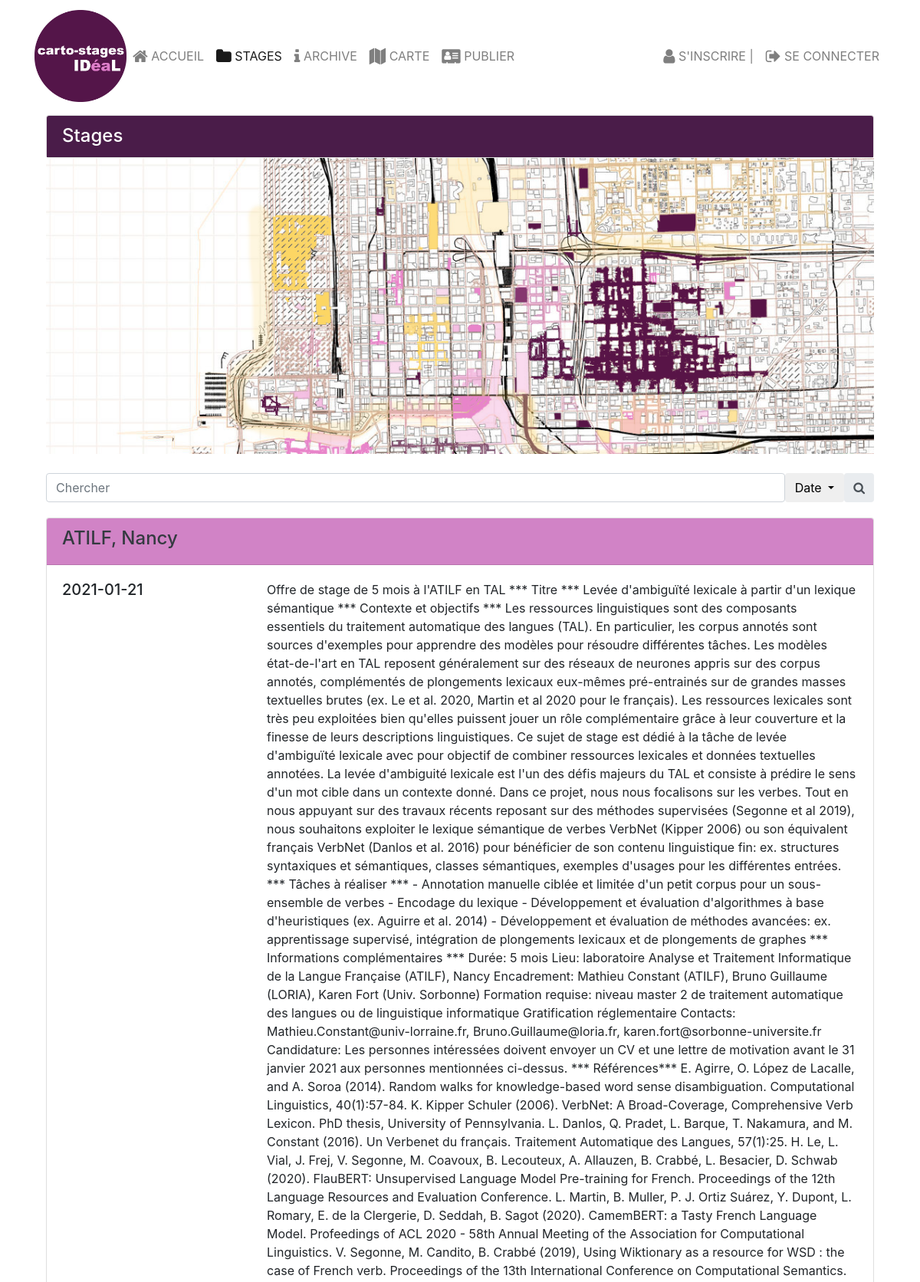
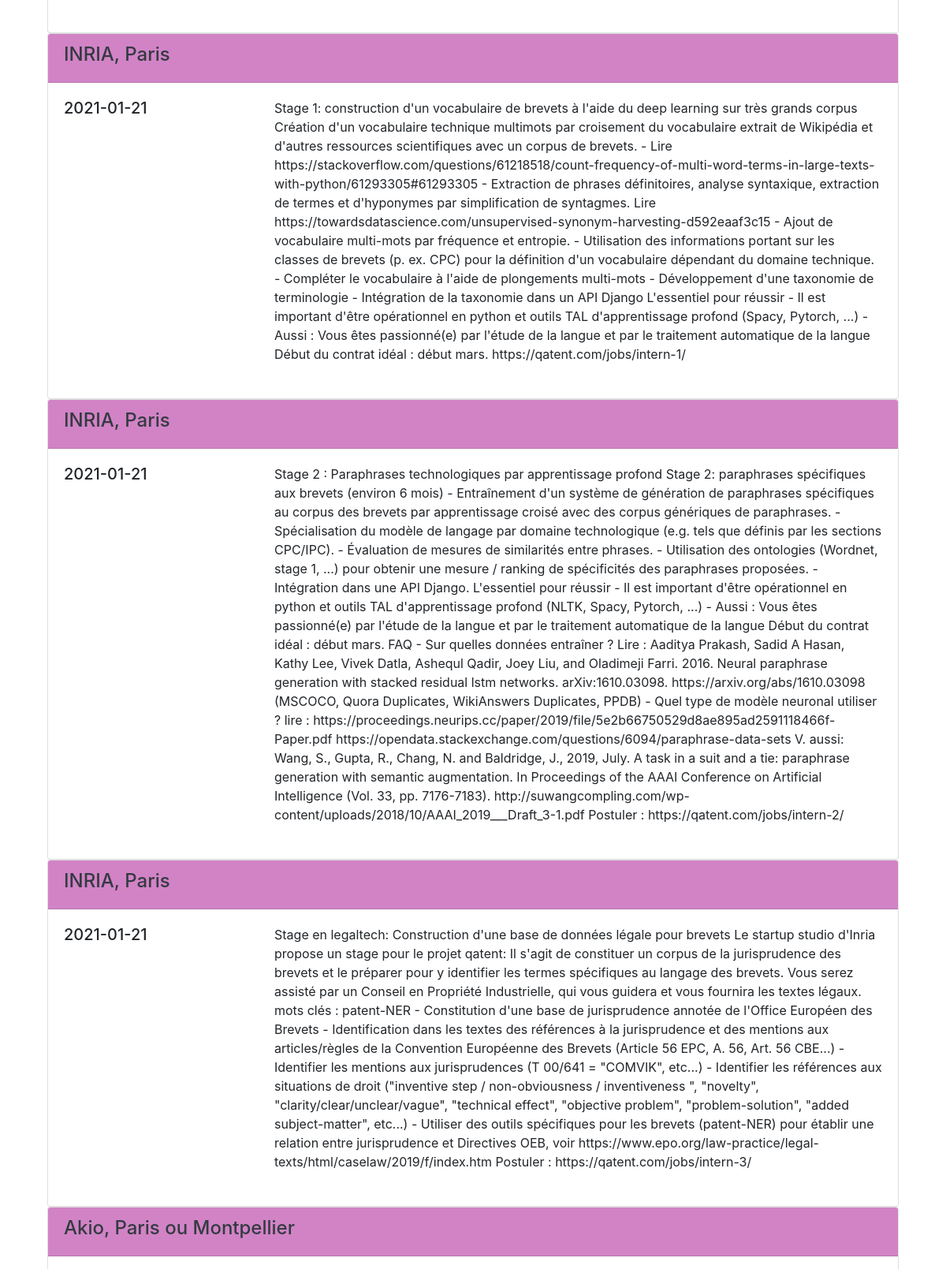
The app's page /cartostages/stages.php (upper part) with its own data (2 pictures, top to bottom).
### tables this page shows
CREATE TABLE `mytable` (
  `id` int(11) NOT NULL,
  `date` date NOT NULL,
  `organisation` varchar(46) DEFAULT NULL,
  `ville` varchar(32) DEFAULT NULL,
  `sujet` mediumtext NOT NULL
);

### cartostages/pagination.php (called while the page is built, shortened)
<?php
    require_once 'connexion.php';
    $start = 0;
    $per_page = 10;
    $q = "SELECT * FROM mytable ORDER BY date DESC LIMIT $start, $per_page";
    $query = $bdd->prepare($q);
    $query->execute();
    if($query->rowCount() > 0){
        $result = $query->fetchAll(PDO::FETCH_ASSOC);
    }
?>

### cartostages/stages.php (the view, shortened to what this page needs)
<!DOCTYPE html>
<html lang="en">
    <head>
    <link rel="stylesheet" href="css/bootstrap.min.css">
    <link rel="stylesheet" href="css/font-awesome/css/font-awesome.min.css">
    <link rel="stylesheet" href="css/styles.css">
    <?php include_once 'pagination.php'; ?>
    </head>
    <body>
        <nav class="navbar navbar-light navbar-expand-sm fixed-top">
            <div class="container">
            <a class="navbar-brand mr-auto" href="./index.php"><img src="img/logo.png" height="120" width="120"></a>
            <div class="collapse navbar-collapse" id="Navbar">
            <ul class="navbar-nav">
                <li class="nav-item">
                    <a class="nav-link" href="./index.php">
                    <span class="fa fa-home fa-lg"></span> ACCUEIL
                    </a>
                </li>
                <li class="nav-item active">
                    <a class="nav-link" href="./stages.php">
                    <span class="fa fa-folder fa-lg"></span> STAGES
                    </a>
                </li>
                <li class="nav-item">
                    <a class="nav-link" href="./archive.php">
                    <span class="fa fa-info fa-lg"></span> ARCHIVE
                    </a>
                </li>
                <li class="nav-item">
                    <a class="nav-link" href="./map.html">
                    <span class= "fa fa-map fa-lg"></span> CARTE
                    </a>
                </li>
                <li class="nav-item">
                    <a class="nav-link" href="./form.php">
                    <span class="fa fa-address-card fa-lg"></span> PUBLIER
                    </a>
                </li>
            </ul>
                <ul class="navbar-nav ml-auto">
                    <li class="nav-item">
                        <a class="nav-link" id="myBtn">
                        <span class="fa fa-user fa-lg"></span> S'INSCRIRE  |
                        </a>
                    </li>
                    <li class="nav-item">
                        <a class="nav-link">
                        <span class="fa fa-sign-out fa-lg"></span> SE CONNECTER
                        </a>
                    </li>
                </ul>
            </div>
            </div>
        </nav>
        <header class="jumbotron">
            <div class="container">
                <div class="row row-header">
                    <div class="col-sm">
                        <div class="card">
                            <h4 class="card-header text-white">
                            Stages
                            </h4>
                        </div>
                    </div>
                    <div class="col-12 col-sm-12  align-self-center">
                        <a href="./map.html"> <img src = "img/map.png" class = "img-responsive" width = "100%"></a>
                    </div>
                </div>
            </div>
        </header>
    <div class="container">
            <div class="row row-content align-items-center">
                <div class="col-sm-12 ">
                    <div class="input-group rounded">
                        <input type="search" class="form-control rounded" id = "searchbox" placeholder="Chercher" aria-label="Chercher"aria-describedby="search-addon"/>
                        <div class="dropdown">
                            <button class="btn dropdown-toggle" type="button" id="dropdownMenuButton" data-toggle="dropdown" aria-haspopup="true" aria-expanded="false">
                                Date
                            </button>
                        </div>
                        <span class="input-group-text border-0" id="search-addon">
                            <i class="fa fa-search"></i>
                        </span>
                    </div>
                </div>
            </div>
            <div class="row row-content align-items-center">
                <div class="col col-sm col-md" id ="collapsible">
                        <?php
                            $i = 0;
                            foreach($result as $data) {
                                echo "<div class='card' id = lntab>";
                                            echo "<div class='card-header'>";
                                                    echo "<h4>";
                                                    echo "<a href='#" .$i. "'class = 'text-dark' data-toggle='collapse'>".$data['organisation']. ", " .$data['ville']."</a>";
                                                    echo "</h4>";
                                            echo "</div>";
                                            echo "<div id='".$i. "'class='collapse show'>";
                                                echo "<div class='card-body'>";
                                                    echo "<dl class='row'>";
                                                    echo "<dt class='col-sm-3' id = 'lndate'> <h5>".$data['date']."</h5></dt>";
                                                    echo "<dd class='col-sm-9'>".$data['sujet']."</dd>";
                                                    echo "</dl>";
                                                echo "</div>";
                                            echo "</div>";
                                echo "</div>";
                            $i++;
                            }
                        ?>
                </div>
            </div>
    </div>
    </body>
</html>

### cartostages/css/styles.css (style rules this page uses)
.row-header { margin: 0px auto; padding: 0px 0px; }
.row-content { margin: 0px auto; padding: 10px 0px; min-height: 50px; }
.card-header { background-color: #d183c6; }
.jumbotron { margin: 0px auto; padding: 100px 20px; padding-bottom: 15px; background: white; }
.jumbotron .card-header { background-color: #4a1c49; }
body { padding: 50px 0px 0px 0px; z-index: 0; }
.navbar-light { background:white; color: black; }

### records on screen
mytable: organisation "ATILF", ville "Nancy", date "2021-01-21", sujet "Offre de stage de 5 mois à l'ATILF en TAL *** Titre *** Levée d'ambiguïté lexicale à partir d'un lexique sémantique *** Contexte et objectifs *** Les ressources linguistiques sont des composants essentiels du traitement automatique des langues (TAL). En particulier, les corpus annotés sont sources d'exemples pour apprendre des modèles pour résoudre différentes tâches. Les modèles état-de-l'art en TAL reposent généralement sur des réseaux de neurones appris sur des corpus annotés, complémentés de plongements lexicaux eux-mêmes pré-entrainés sur de grandes masses textuelles brutes (ex. Le et al. 2020, Martin et al 2020 pour le français). Les ressources lexicales sont très peu exploitées bien…"
mytable: organisation "INRIA", ville "Paris", date "2021-01-21", sujet "Stage 1: construction d'un vocabulaire de brevets à l'aide du deep learning sur très grands corpus Création d'un vocabulaire technique multimots par croisement du vocabulaire extrait de Wikipédia et d'autres ressources scientifiques avec un corpus de brevets. - Lire https://stackoverflow.com/questions/61218518/count-frequency-of-multi-word-terms-in-large-texts-with-python/61293305#61293305 - Extraction de phrases définitoires, analyse syntaxique, extraction de termes et d'hyponymes par simplification de syntagmes. Lire https://towardsdatascience.com/unsupervised-synonym-harvesting-d592eaaf3c15 - Ajout de vocabulaire multi-mots par fréquence et entropie. - Utilisation des informations…"
mytable: organisation "INRIA", ville "Paris", date "2021-01-21", sujet "Stage 2 : Paraphrases technologiques par apprentissage profond Stage 2: paraphrases spécifiques aux brevets (environ 6 mois) - Entraînement d'un système de génération de paraphrases spécifiques au corpus des brevets par apprentissage croisé avec des corpus génériques de paraphrases. - Spécialisation du modèle de langage par domaine technologique (e.g. tels que définis par les sections CPC/IPC). - Évaluation de mesures de similarités entre phrases. - Utilisation des ontologies (Wordnet, stage 1, ...) pour obtenir une mesure / ranking de spécificités des paraphrases proposées. - Intégration dans une API Django. L'essentiel pour réussir - Il est important d'être opérationnel en python et…"
mytable: organisation "INRIA", ville "Paris", date "2021-01-21", sujet "Stage en legaltech: Construction d'une base de données légale pour brevets Le startup studio d'Inria propose un stage pour le projet qatent: Il s'agit de constituer un corpus de la jurisprudence des brevets et le préparer pour y identifier les termes spécifiques au langage des brevets. Vous serez assisté par un Conseil en Propriété Industrielle, qui vous guidera et vous fournira les textes légaux. mots clés : patent-NER - Constitution d'une base de jurisprudence annotée de l'Office Européen des Brevets - Identification dans les textes des références à la jurisprudence et des mentions aux articles/règles de la Convention Européenne des Brevets (Article 56 EPC, A. 56, Art. 56 CBE...) -…"
mytable: organisation "Akio", ville "Paris ou Montpellier"
